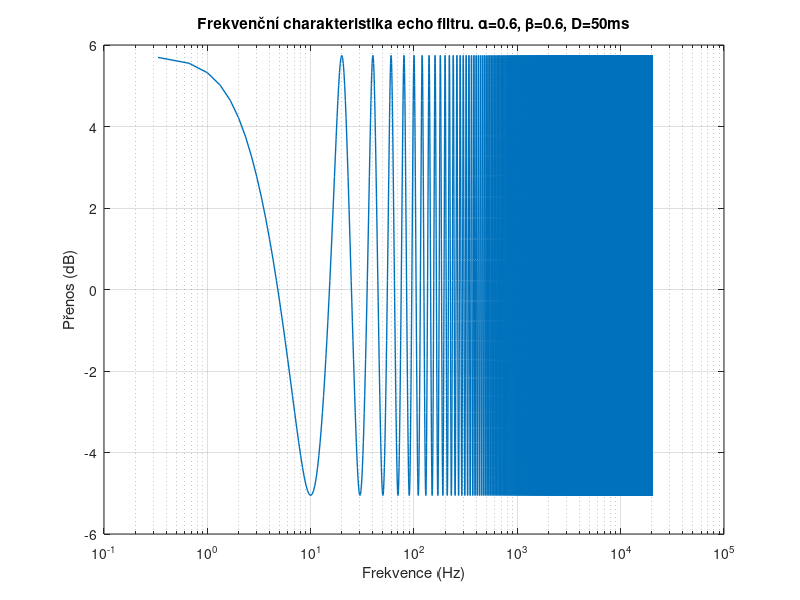

MATLAB code for this plot:
clc
clear all
close all

% Parameters
alpha = 0.6;
beta  = 0.6;
fs    = 48000;      % Sampling rate (must be >= 2*20kHz)
n     = fs*0.05         % <-- change delay  if needed


% Define frequency range
f = linspace(0, 20000, 60000);
w = 2*pi*f/fs;      % normalized radian frequency

% Compute frequency response
z = exp(1j*w);
H = 1 + (alpha.*z.^-n)./(1 - alpha.*beta.*z.^-n);


% Optional: plot in dB
figure;
semilogx(f, 20*log10(abs(H)), 'LineWidth', 1);
grid on;
xlabel('Frekvence (Hz)');
ylabel('Přenos (dB)');
title('Frekvenční charakteristika echo filtru. α=0.6, β=0.6, D=50ms');
